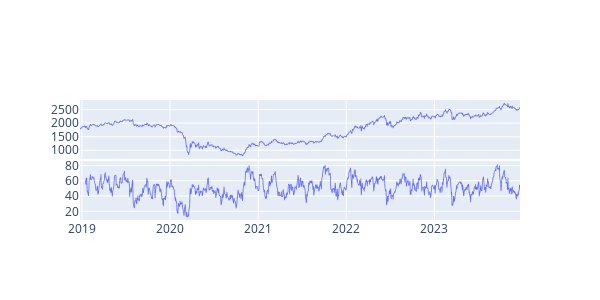

Notebook source saved alongside this figure:
### Code cell
from plotly.subplots import make_subplots
import plotly.graph_objects as go

fig = make_subplots(rows=2, cols=1,
                    shared_xaxes=True,
                    vertical_spacing=0.02)

fig.add_trace(px.line(df, x="Date", y="Close").data[0], row=1, col=1)
fig.add_trace(px.line(df, x="Date", y="RSI").data[0], row=2, col=1)
fig.update_traces(line_width=0.8)
fig.update_layout(height=300, width=600,)
fig.show()

### Figure 1 — Plotly figure (JSON) as saved in the notebook; plotly's stock layout.template omitted (floating-point values rounded to 4 significant figures; data arrays with more than 128 entries replaced by an {"elided": "..."} marker saying what was removed)
{"data": [{"hovertemplate": "Date=%{x}<br>Close=%{y}<extra></extra>", "legendgroup": "", "line": {"color": "#636efa", "dash": "solid", "width": 0.8}, "marker": {"symbol": "circle"}, "mode": "lines", "name": "", "showlegend": false, "type": "scattergl", "x": {"elided": "1260 str values"}, "xaxis": "x", "y": {"elided": "1260 float values"}, "yaxis": "y"}, {"hovertemplate": "Date=%{x}<br>RSI=%{y}<extra></extra>", "legendgroup": "", "line": {"color": "#636efa", "dash": "solid", "width": 0.8}, "marker": {"symbol": "circle"}, "mode": "lines", "name": "", "showlegend": false, "type": "scattergl", "x": {"elided": "1260 str values"}, "xaxis": "x2", "y": {"elided": "1260 float values"}, "yaxis": "y2"}], "layout": {"height": 300, "width": 600, "xaxis": {"anchor": "y", "domain": [0, 1], "matches": "x2", "showticklabels": false}, "xaxis2": {"anchor": "y2", "domain": [0, 1]}, "yaxis": {"anchor": "x", "domain": [0.51, 1]}, "yaxis2": {"anchor": "x2", "domain": [0, 0.49]}}}
